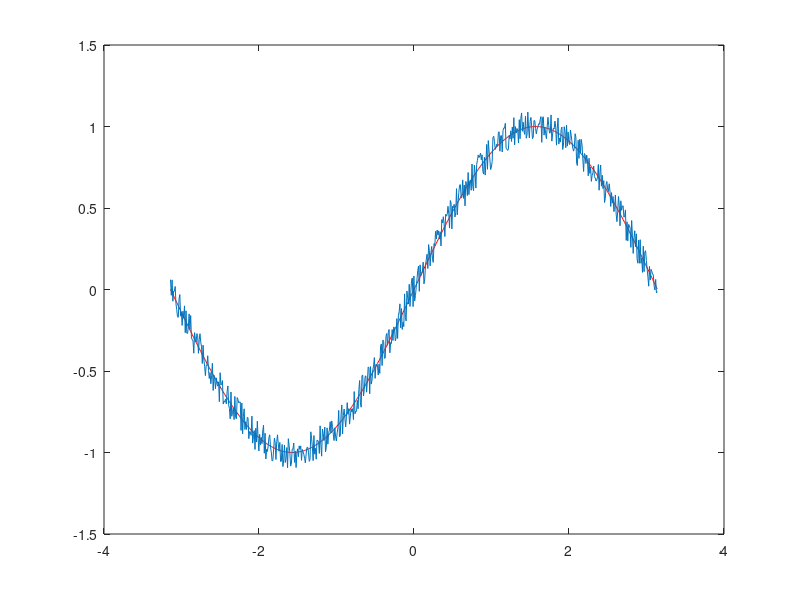

Source code (MATLAB):
x = -pi:0.01:pi;

y = sin(x);

ynoise = y+(rand(1,length(y))-0.5)*0.2;

plot(x,y,'r');
hold on;

plot(x,ynoise);
hold off;
